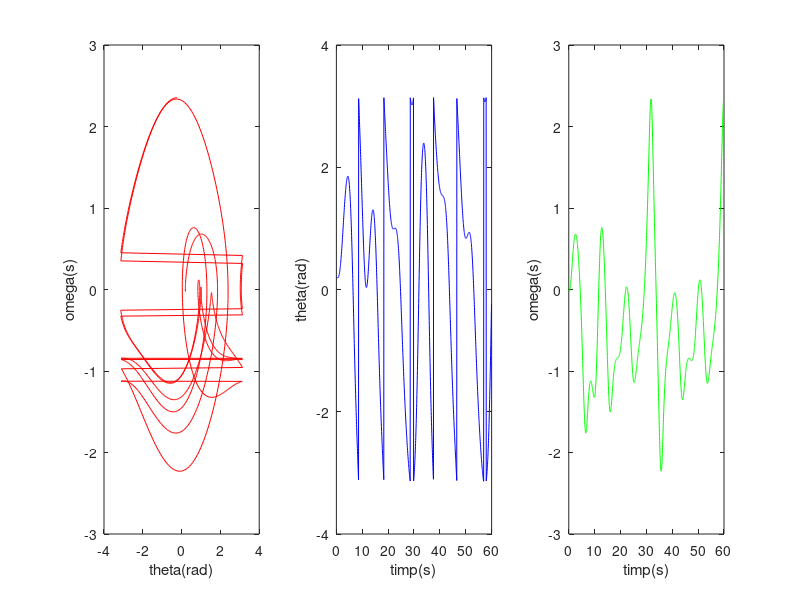

This figure's MATLAB source:
% Runge-Kutta 4 cu factor de dampare & oscilatie fortata

clear;
clc;

function res = frhs(omega,theta,time)
  
length = 9.8; %lungime pendul in metri
g = 9.8; 
q = 0.5; %factor dampare
F_Drive = 1.2; %
Omega_D = 2/3;

res = (-g/(length)*sin(theta)-q*omega+F_Drive*sin(Omega_D*time));
endfunction

npoints = 1500;
dt = 0.04;
omega = zeros(npoints,1);
theta = zeros(npoints,1);
time = zeros(npoints,1);
theta(1) = 0.2; %cond. initiala deplasare
omega(1) = 0;


for step = 1:npoints-1
  
  k1 = frhs(omega(step), theta(step), time(step));
  k2 = frhs(omega(step) + dt*k1/2, theta(step) + dt*k1/2, time(step) + dt/2);
  k3 = frhs(omega(step) + dt*k2/2, theta(step) + dt*k2/2, time(step) + dt/2);
  k4 = frhs(omega(step) + dt*k3, theta(step) + dt*k3, time(step) + dt);
  
  omega(step+1) = omega(step) + (1/6)*dt*(k1+k2*2+k3*2+k4);
  
  pk1 = omega(step);
  pk2 = omega(step) + dt*pk1/2.0;
  pk3 = omega(step) + dt*pk2/2.0;
  pk4 = omega(step) + dt*pk3;
  
  tempo_theta = theta(step)+ (1.0/6.0)*dt*(pk1+pk2*2+pk3*2+pk4);
  
  %theta intre - pi si pi pentru reprezentarile grafice
  
  if(tempo_theta<-pi)
  tempo_theta=tempo_theta+2*pi;
  elseif(tempo_theta>pi)
  tempo_theta=tempo_theta-2*pi;
  end;


  theta(step+1) = tempo_theta;
  time(step+1) = time(step) + dt;
  end;


  subplot(1,3,1);
  plot(theta,omega,'r');
  xlabel('theta(rad)');
  ylabel('omega(s)');
  
  subplot(1,3,2);
  plot(time,theta,'b');
  xlabel('timp(s)');
  ylabel('theta(rad)');
  
  subplot(1,3,3);
  plot(time,omega,'g');
  xlabel('timp(s)');
  ylabel('omega(s)');